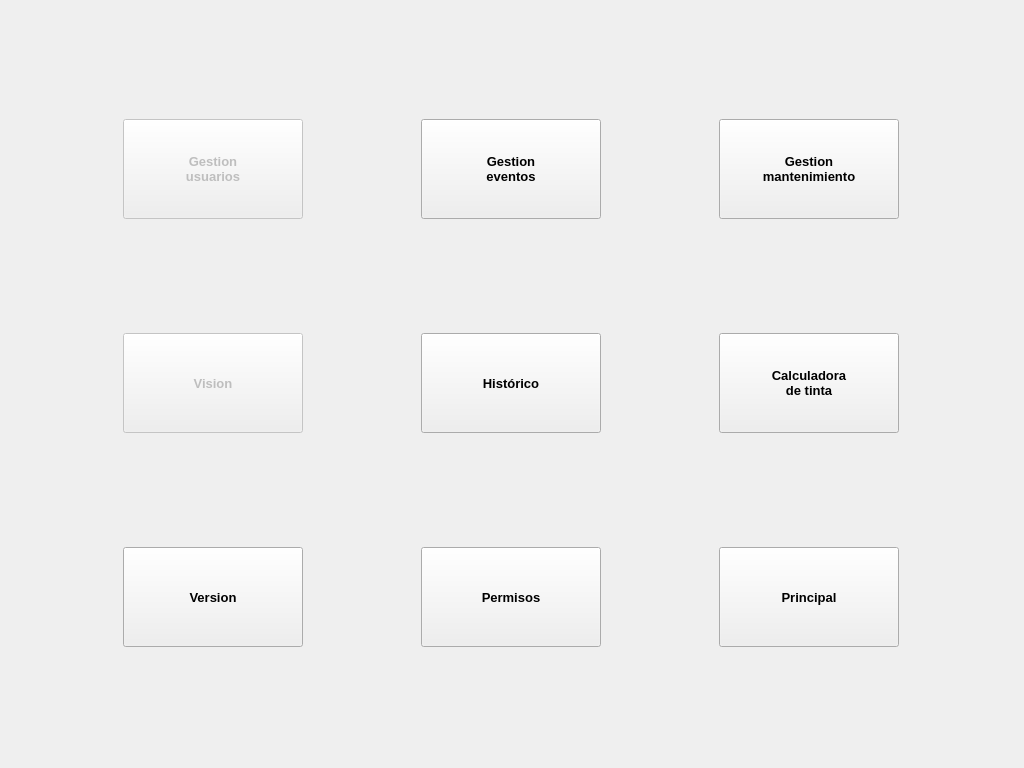
<?xml version="1.0" encoding="UTF-8"?>
<ui version="4.0">
 <class>ConfiguracionUI</class>
 <widget class="QWidget" name="ConfiguracionUI">
  <property name="geometry">
   <rect>
    <x>0</x>
    <y>0</y>
    <width>1024</width>
    <height>768</height>
   </rect>
  </property>
  <property name="sizePolicy">
   <sizepolicy hsizetype="Expanding" vsizetype="Preferred">
    <horstretch>0</horstretch>
    <verstretch>0</verstretch>
   </sizepolicy>
  </property>
  <property name="windowTitle">
   <string>IN2PS</string>
  </property>
  <property name="windowOpacity">
   <double>1.000000000000000</double>
  </property>
  <layout class="QGridLayout" name="gridLayout">
   <item row="0" column="1">
    <widget class="QPushButton" name="m_UserButton">
     <property name="enabled">
      <bool>false</bool>
     </property>
     <property name="sizePolicy">
      <sizepolicy hsizetype="Fixed" vsizetype="Fixed">
       <horstretch>0</horstretch>
       <verstretch>0</verstretch>
      </sizepolicy>
     </property>
     <property name="minimumSize">
      <size>
       <width>180</width>
       <height>100</height>
      </size>
     </property>
     <property name="maximumSize">
      <size>
       <width>180</width>
       <height>100</height>
      </size>
     </property>
     <property name="font">
      <font>
       <pointsize>10</pointsize>
       <weight>75</weight>
       <bold>true</bold>
      </font>
     </property>
     <property name="toolTip">
      <string>Usuarios, passwords, permisos...</string>
     </property>
     <property name="text">
      <string>Gestion 
usuarios</string>
     </property>
     <property name="icon">
      <iconset resource="../../In2Apps/In2SinglePass/SinglePass/shared.qrc">
       <normaloff>:/res/images/User-Clients-icon.png</normaloff>:/res/images/User-Clients-icon.png</iconset>
     </property>
     <property name="iconSize">
      <size>
       <width>60</width>
       <height>60</height>
      </size>
     </property>
    </widget>
   </item>
   <item row="0" column="2">
    <widget class="QPushButton" name="m_InfoButton">
     <property name="sizePolicy">
      <sizepolicy hsizetype="Fixed" vsizetype="Fixed">
       <horstretch>0</horstretch>
       <verstretch>0</verstretch>
      </sizepolicy>
     </property>
     <property name="minimumSize">
      <size>
       <width>180</width>
       <height>100</height>
      </size>
     </property>
     <property name="maximumSize">
      <size>
       <width>180</width>
       <height>100</height>
      </size>
     </property>
     <property name="font">
      <font>
       <pointsize>10</pointsize>
       <weight>75</weight>
       <bold>true</bold>
      </font>
     </property>
     <property name="toolTip">
      <string>Log de eventos y máquina</string>
     </property>
     <property name="text">
      <string>Gestion 
eventos</string>
     </property>
     <property name="icon">
      <iconset resource="../../In2Apps/In2SinglePass/SinglePass/shared.qrc">
       <normaloff>:/res/images/logout.png</normaloff>:/res/images/logout.png</iconset>
     </property>
     <property name="iconSize">
      <size>
       <width>60</width>
       <height>60</height>
      </size>
     </property>
    </widget>
   </item>
   <item row="0" column="3">
    <widget class="QPushButton" name="m_Mantenimiento">
     <property name="sizePolicy">
      <sizepolicy hsizetype="Fixed" vsizetype="Fixed">
       <horstretch>0</horstretch>
       <verstretch>0</verstretch>
      </sizepolicy>
     </property>
     <property name="minimumSize">
      <size>
       <width>180</width>
       <height>100</height>
      </size>
     </property>
     <property name="maximumSize">
      <size>
       <width>180</width>
       <height>100</height>
      </size>
     </property>
     <property name="font">
      <font>
       <pointsize>10</pointsize>
       <weight>75</weight>
       <bold>true</bold>
      </font>
     </property>
     <property name="toolTip">
      <string>Limpieza lámpara y filtros</string>
     </property>
     <property name="text">
      <string>Gestion
mantenimiento</string>
     </property>
     <property name="icon">
      <iconset resource="../../In2Apps/In2SinglePass/SinglePass/shared.qrc">
       <normaloff>:/res/images/mantenimiento.png</normaloff>:/res/images/mantenimiento.png</iconset>
     </property>
     <property name="iconSize">
      <size>
       <width>60</width>
       <height>60</height>
      </size>
     </property>
    </widget>
   </item>
   <item row="1" column="1">
    <widget class="QPushButton" name="m_pbVision">
     <property name="enabled">
      <bool>false</bool>
     </property>
     <property name="sizePolicy">
      <sizepolicy hsizetype="Fixed" vsizetype="Fixed">
       <horstretch>0</horstretch>
       <verstretch>0</verstretch>
      </sizepolicy>
     </property>
     <property name="minimumSize">
      <size>
       <width>180</width>
       <height>100</height>
      </size>
     </property>
     <property name="maximumSize">
      <size>
       <width>180</width>
       <height>100</height>
      </size>
     </property>
     <property name="font">
      <font>
       <pointsize>10</pointsize>
       <weight>75</weight>
       <bold>true</bold>
      </font>
     </property>
     <property name="toolTip">
      <string>Log de eventos y máquina</string>
     </property>
     <property name="text">
      <string>Vision</string>
     </property>
     <property name="icon">
      <iconset resource="../../In2Apps/In2SinglePass/SinglePass/shared.qrc">
       <normaloff>:/res/images/sendimgfija.png</normaloff>:/res/images/sendimgfija.png</iconset>
     </property>
     <property name="iconSize">
      <size>
       <width>60</width>
       <height>60</height>
      </size>
     </property>
    </widget>
   </item>
   <item row="1" column="2">
    <widget class="QPushButton" name="m_pbHistorico">
     <property name="sizePolicy">
      <sizepolicy hsizetype="Fixed" vsizetype="Fixed">
       <horstretch>0</horstretch>
       <verstretch>0</verstretch>
      </sizepolicy>
     </property>
     <property name="minimumSize">
      <size>
       <width>180</width>
       <height>100</height>
      </size>
     </property>
     <property name="maximumSize">
      <size>
       <width>181</width>
       <height>16777215</height>
      </size>
     </property>
     <property name="font">
      <font>
       <pointsize>10</pointsize>
       <weight>75</weight>
       <bold>true</bold>
      </font>
     </property>
     <property name="text">
      <string>Histórico</string>
     </property>
     <property name="icon">
      <iconset resource="../../In2Apps/In2SinglePass/SinglePass/shared.qrc">
       <normaloff>:/res/images/market.png</normaloff>:/res/images/market.png</iconset>
     </property>
     <property name="iconSize">
      <size>
       <width>32</width>
       <height>32</height>
      </size>
     </property>
    </widget>
   </item>
   <item row="1" column="3">
    <widget class="QPushButton" name="m_InkCalculator">
     <property name="sizePolicy">
      <sizepolicy hsizetype="Fixed" vsizetype="Ignored">
       <horstretch>0</horstretch>
       <verstretch>0</verstretch>
      </sizepolicy>
     </property>
     <property name="minimumSize">
      <size>
       <width>180</width>
       <height>100</height>
      </size>
     </property>
     <property name="maximumSize">
      <size>
       <width>181</width>
       <height>100</height>
      </size>
     </property>
     <property name="font">
      <font>
       <pointsize>10</pointsize>
       <weight>75</weight>
       <bold>true</bold>
      </font>
     </property>
     <property name="toolTip">
      <string>Calculador de tinta</string>
     </property>
     <property name="text">
      <string>Calculadora
de tinta</string>
     </property>
     <property name="icon">
      <iconset resource="../../In2Apps/In2SinglePass/SinglePass/shared.qrc">
       <normaloff>:/res/images/calculator4.png</normaloff>:/res/images/calculator4.png</iconset>
     </property>
     <property name="iconSize">
      <size>
       <width>32</width>
       <height>32</height>
      </size>
     </property>
    </widget>
   </item>
   <item row="2" column="2">
    <widget class="QPushButton" name="m_pbPermisos">
     <property name="sizePolicy">
      <sizepolicy hsizetype="Fixed" vsizetype="Fixed">
       <horstretch>0</horstretch>
       <verstretch>0</verstretch>
      </sizepolicy>
     </property>
     <property name="minimumSize">
      <size>
       <width>180</width>
       <height>100</height>
      </size>
     </property>
     <property name="maximumSize">
      <size>
       <width>180</width>
       <height>100</height>
      </size>
     </property>
     <property name="font">
      <font>
       <pointsize>10</pointsize>
       <weight>75</weight>
       <bold>true</bold>
      </font>
     </property>
     <property name="toolTip">
      <string>Log de eventos y máquina</string>
     </property>
     <property name="text">
      <string>Permisos</string>
     </property>
     <property name="icon">
      <iconset resource="../../In2Apps/In2SinglePass/SinglePass/shared.qrc">
       <normaloff>:/res/images/lock.png</normaloff>:/res/images/lock.png</iconset>
     </property>
     <property name="iconSize">
      <size>
       <width>60</width>
       <height>60</height>
      </size>
     </property>
    </widget>
   </item>
   <item row="2" column="3">
    <widget class="QPushButton" name="m_PrincipalButton">
     <property name="sizePolicy">
      <sizepolicy hsizetype="Fixed" vsizetype="Fixed">
       <horstretch>0</horstretch>
       <verstretch>0</verstretch>
      </sizepolicy>
     </property>
     <property name="minimumSize">
      <size>
       <width>180</width>
       <height>100</height>
      </size>
     </property>
     <property name="maximumSize">
      <size>
       <width>180</width>
       <height>100</height>
      </size>
     </property>
     <property name="font">
      <font>
       <pointsize>10</pointsize>
       <weight>75</weight>
       <bold>true</bold>
      </font>
     </property>
     <property name="toolTip">
      <string>Pantalla Principal</string>
     </property>
     <property name="text">
      <string>Principal</string>
     </property>
     <property name="icon">
      <iconset resource="../../In2Apps/In2SinglePass/SinglePass/shared.qrc">
       <normaloff>:/res/images/Home.png</normaloff>:/res/images/Home.png</iconset>
     </property>
     <property name="iconSize">
      <size>
       <width>60</width>
       <height>60</height>
      </size>
     </property>
    </widget>
   </item>
   <item row="2" column="1">
    <widget class="QPushButton" name="m_pbVersion">
     <property name="sizePolicy">
      <sizepolicy hsizetype="Fixed" vsizetype="Fixed">
       <horstretch>0</horstretch>
       <verstretch>0</verstretch>
      </sizepolicy>
     </property>
     <property name="minimumSize">
      <size>
       <width>180</width>
       <height>100</height>
      </size>
     </property>
     <property name="maximumSize">
      <size>
       <width>181</width>
       <height>16777215</height>
      </size>
     </property>
     <property name="font">
      <font>
       <pointsize>10</pointsize>
       <weight>75</weight>
       <bold>true</bold>
      </font>
     </property>
     <property name="text">
      <string>Version</string>
     </property>
     <property name="icon">
      <iconset resource="../../In2Apps/In2SinglePass/SinglePass/shared.qrc">
       <normaloff>:/res/images/in2ps_tr.png</normaloff>:/res/images/in2ps_tr.png</iconset>
     </property>
     <property name="iconSize">
      <size>
       <width>32</width>
       <height>32</height>
      </size>
     </property>
    </widget>
   </item>
  </layout>
 </widget>
 <resources>
  <include location="../../In2Apps/In2SinglePass/SinglePass/shared.qrc"/>
 </resources>
 <connections/>
</ui>
